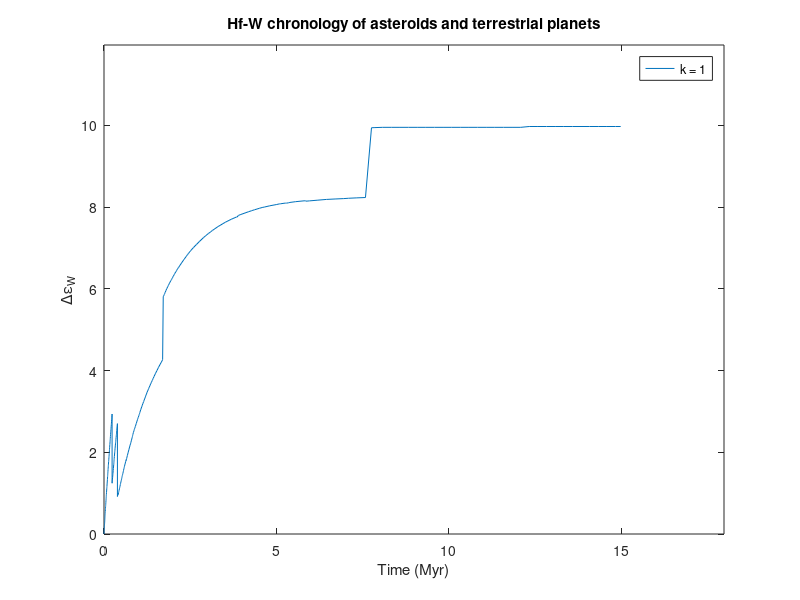

Here is the MATLAB script that generated this plot:
% Import and plot final data from accrete5e run

eps = dlmread('eps.dat');
end_ = dlmread('end.dat');
follow = dlmread('follow.dat');
followgmt = dlmread('followgmt.dat');
% % "output.dat" is the collision data file read by accrete5e. Not needed
% % here.
% output = dlmread('output.dat', '', 1, 0);

% Plot eps data: tracking of one object
plot(eps(:,2)/10e6, eps(:,3))
title('Hf-W chronology of asteroids and terrestrial planets');
axis([0, 1.2*max(eps(:,2))/10e6, 0, 1.2*max(eps(:,3))]);
xlabel('Time (Myr)');
ylabel('\Delta\epsilon_W');
legend('k = 1', 'Location', 'Best');